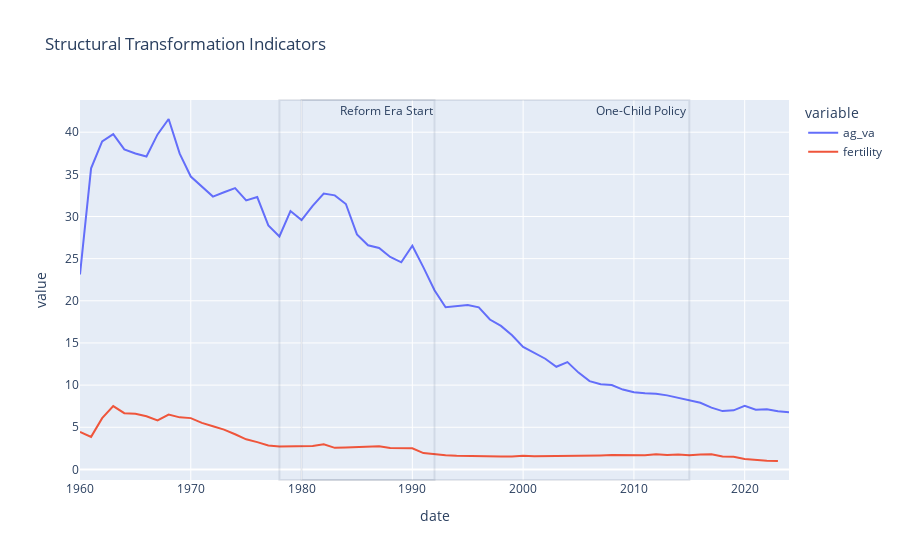

This figure's notebook cell:
### Code cell
reform_plot_multi(china_df, ["ag_va", "fertility"], "Structural Transformation Indicators",
                  periods = ["Reform Era Start", "One-Child Policy"])

### Figure 1 — Plotly figure (JSON) as saved in the notebook; plotly's stock layout.template omitted (floating-point values rounded to 4 significant figures)
{"data": [{"hovertemplate": "variable=ag_va<br>date=%{x}<br>value=%{y}<extra></extra>", "legendgroup": "ag_va", "line": {"color": "#636efa", "dash": "solid"}, "marker": {"symbol": "circle"}, "mode": "lines", "name": "ag_va", "orientation": "v", "showlegend": true, "type": "scatter", "x": [1960, 1961, 1962, 1963, 1964, 1965, 1966, 1967, 1968, 1969, 1970, 1971, 1972, 1973, 1974, 1975, 1976, 1977, 1978, 1979, 1980, 1981, 1982, 1983, 1984, 1985, 1986, 1987, 1988, 1989, 1990, 1991, 1992, 1993, 1994, 1995, 1996, 1997, 1998, 1999, 2000, 2001, 2002, 2003, 2004, 2005, 2006, 2007, 2008, 2009, 2010, 2011, 2012, 2013, 2014, 2015, 2016, 2017, 2018, 2019, 2020, 2021, 2022, 2023, 2024], "xaxis": "x", "y": [23.12, 35.72, 38.9, 39.77, 37.96, 37.48, 37.11, 39.74, 41.56, 37.45, 34.74, 33.58, 32.36, 32.87, 33.37, 31.9, 32.31, 28.94, 27.64, 30.65, 29.58, 31.26, 32.72, 32.51, 31.48, 27.88, 26.59, 26.27, 25.19, 24.57, 26.53, 23.96, 21.25, 19.23, 19.38, 19.5, 19.22, 17.78, 17.03, 15.92, 14.53, 13.82, 13.13, 12.18, 12.73, 11.48, 10.48, 10.09, 10.01, 9.473, 9.166, 9.034, 8.965, 8.784, 8.482, 8.224, 7.901, 7.328, 6.917, 7.006, 7.54, 7.089, 7.148, 6.89, 6.776], "yaxis": "y"}, {"hovertemplate": "variable=fertility<br>date=%{x}<br>value=%{y}<extra></extra>", "legendgroup": "fertility", "line": {"color": "#EF553B", "dash": "solid"}, "marker": {"symbol": "circle"}, "mode": "lines", "name": "fertility", "orientation": "v", "showlegend": true, "type": "scatter", "x": [1960, 1961, 1962, 1963, 1964, 1965, 1966, 1967, 1968, 1969, 1970, 1971, 1972, 1973, 1974, 1975, 1976, 1977, 1978, 1979, 1980, 1981, 1982, 1983, 1984, 1985, 1986, 1987, 1988, 1989, 1990, 1991, 1992, 1993, 1994, 1995, 1996, 1997, 1998, 1999, 2000, 2001, 2002, 2003, 2004, 2005, 2006, 2007, 2008, 2009, 2010, 2011, 2012, 2013, 2014, 2015, 2016, 2017, 2018, 2019, 2020, 2021, 2022, 2023, 2024], "xaxis": "x", "y": [4.451, 3.863, 6.085, 7.513, 6.672, 6.605, 6.307, 5.806, 6.508, 6.175, 6.085, 5.523, 5.112, 4.726, 4.17, 3.571, 3.235, 2.844, 2.716, 2.745, 2.739, 2.792, 2.972, 2.559, 2.607, 2.633, 2.721, 2.76, 2.539, 2.52, 2.514, 1.934, 1.776, 1.691, 1.628, 1.588, 1.554, 1.527, 1.522, 1.53, 1.628, 1.563, 1.566, 1.57, 1.605, 1.624, 1.644, 1.666, 1.701, 1.714, 1.687, 1.668, 1.798, 1.714, 1.769, 1.67, 1.772, 1.795, 1.539, 1.496, 1.236, 1.117, 1.034, 0.999, NaN], "yaxis": "y"}], "layout": {"annotations": [{"showarrow": false, "text": "Reform Era Start", "x": 1992, "xanchor": "right", "xref": "x", "y": 1, "yanchor": "top", "yref": "y domain"}, {"showarrow": false, "text": "One-Child Policy", "x": 2015, "xanchor": "right", "xref": "x", "y": 1, "yanchor": "top", "yref": "y domain"}], "legend": {"title": {"text": "variable"}, "tracegroupgap": 0}, "shapes": [{"opacity": 0.1, "type": "rect", "x0": 1978, "x1": 1992, "xref": "x", "y0": 0, "y1": 1, "yref": "y domain"}, {"opacity": 0.1, "type": "rect", "x0": 1980, "x1": 2015, "xref": "x", "y0": 0, "y1": 1, "yref": "y domain"}], "title": {"text": "Structural Transformation Indicators"}, "xaxis": {"anchor": "y", "domain": [0, 1], "title": {"text": "date"}}, "yaxis": {"anchor": "x", "domain": [0, 1], "title": {"text": "value"}}}}
